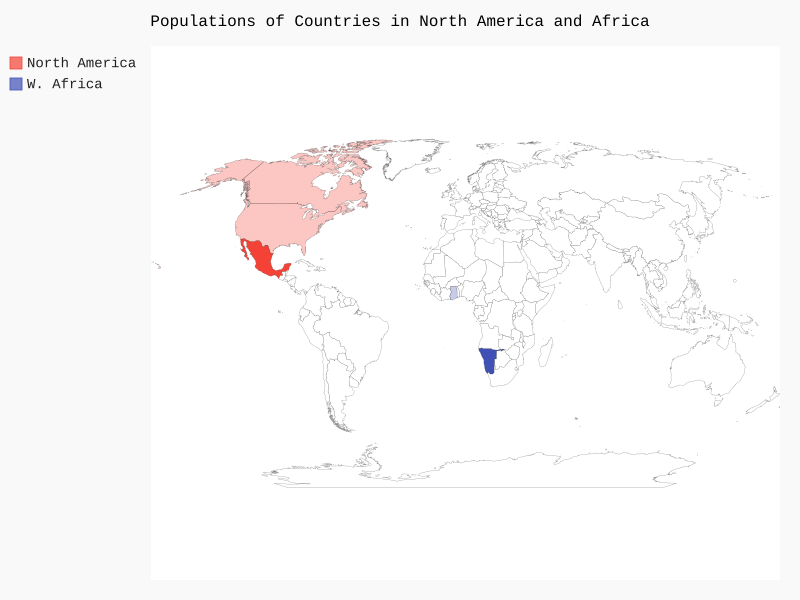

Generate this figure with Python:
import pygal

wm = pygal.maps.world.World()
wm.title = 'Populations of Countries in North America and Africa'
wm.add('North America', {'ca': 31200922, 'us': 29837298, 'mx': 20123212112})
wm.add('W. Africa', {'gh': 300000, 'na': 20932323})
wm.render_to_file('na_populations.svg')
